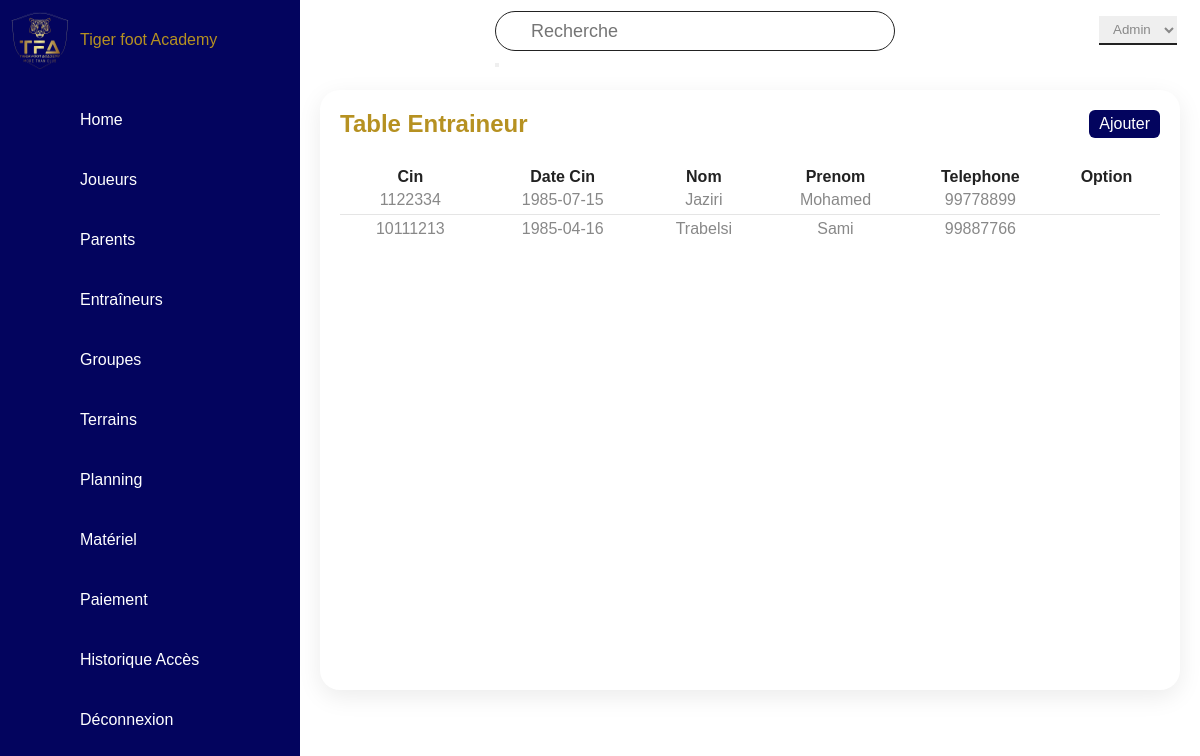
The app's page /Entraineurs.php (signed in), older data.
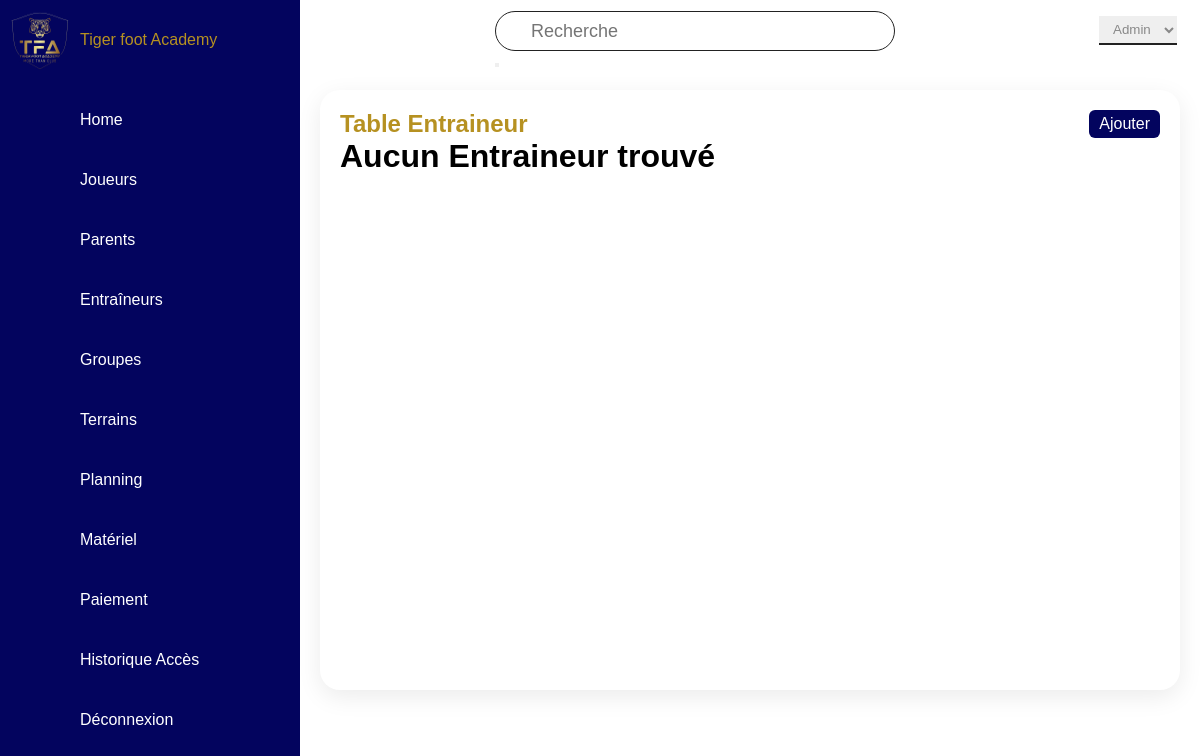
The same page, newer data.
### tables this page shows
CREATE TABLE Entraineur (
    cin INT(8) PRIMARY KEY ,
    nom VARCHAR(255) NOT NULL,
    prenom VARCHAR(255) NOT NULL,
    num_tel INT(8) Not NULL,
    date_cin DATE NOT NULL
);

### Entraineurs.php (the view, shortened to what this page needs)
<?php
require_once "connection.php";
include "navigation.php";
$sql1 = "SELECT * FROM Entraineur;";
$result1 =mysqli_query($con,$sql1);
$nb=mysqli_num_rows($result1);
?>
<!DOCTYPE html>
<html lang="en">
<head>
    <link rel="stylesheet" href="styleDashbord.css">
</head>
<body>
<div class="main">
        <div class="topbar">
            <div class="toggle"><ion-icon name="menu-outline"></ion-icon></div>
            <div class="search"><form action="rechercheEntraineur.php" method="GET">
                <input type="text" name="search" placeholder="Recherche">
                <button type="submit"><ion-icon name="search-outline"></ion-icon></button>
            </form>
        </div>
            <div class="user">
            <div class="notification"><a href="notifications.php"><ion-icon name="notifications-outline"></ion-icon></a></div>
            <div class="userType">
                    <select id="userTypeSelect">
                        <option value="admin">Admin</option>
                    </select>
                </div>
            </div>
        </div>
        <div class="detaille">
            <div class="affichageTable">
                <div class="cardHeader">
                    <h2>Table Entraineur</h2>
                    <a href="addEntraineur.php" class="btn"><ion-icon name="add-outline"></ion-icon>Ajouter</a>
                </div>
                <?php if ($nb > 0) {   ?>
                <table>
                    <thead>
                        <tr>
                            <th>Cin</th>
                            <th>Date Cin</th>
                            <th>Nom</th>
                            <th>Prenom</th>
                            <th>Telephone</th>
                            <th colspan="2">Option</th>
                        </tr>
                    </thead>
                    <TBody>
                        <?php while($row = mysqli_fetch_assoc($result1)) { ?>
                        <tr>
                            <td align="center"><?php echo $row["cin"]; ?></td>
                            <td align="center"><?php echo $row["date_cin"]; ?></td>
                            <td align="center"><?php echo $row["nom"]; ?></td>
                            <td align="center"><?php echo $row["prenom"]; ?></td>
                            <td align="center"><?php echo $row["num_tel"]; ?></td>
                            <td align="center"><a onclick="return confirm('Êtes-vous sûr de vouloir modifier cet Entraineur ?')" href="editEntraineur.php?cin=<?php echo ($row["cin"]);?>"><ion-icon name="create-outline"></ion-icon></a></td>
                            <td align="center"><a onclick="return confirm('Êtes-vous sûr de vouloir supprimer cet Entraineur ?')" href="deleteEntraineur.php?cin=<?php echo($row["cin"]); ?>"><ion-icon name="trash-outline"></ion-icon></a></td>
                        </tr>
                        <?php } ?>
                    </TBody>
                </table>
            </div>
            <?php }
                else {?>
            <div class="jumbotron">
                <h1>Aucun Entraineur trouvé</h1>
            </div>
            <?php } ?>
        </div>
    </div>
</body>
</html>

### navigation.php (shortened to what this page needs)
<!DOCTYPE html>
<html lang="en">
<head>
    <link rel="stylesheet" href="styleDashbord.css">
</head>
<body>
    <div class="container">
        <div class="navigation">
            <ul>
                <li><a href="dashbord1.php"><span class="icon"><img src="./img/logo-removebg.png"></span><span class="title">Tiger foot Academy</span></a></li>
                <li><a href="dashbord1.php"><span class="icon"><ion-icon name="home-outline"></ion-icon></span><span class="title">Home</span></a></li>
                <li><a href="Joueurs.php"><span class="icon"><ion-icon name="accessibility-outline"></ion-icon></span><span class="title">Joueurs</span></a></li>
                <li><a href="Parents.php"><span class="icon"><ion-icon name="people-outline"></ion-icon></span><span class="title">Parents</span></a></li>
                <li><a href="Entraineurs.php"><span class="icon"><ion-icon name="person-outline"></ion-icon></span><span class="title">Entraîneurs</span></a></li>
                <li><a href="Groupes.php"><span class="icon"><ion-icon name="medal-outline"></ion-icon></span><span class="title">Groupes</span></a></li>
                <li><a href="Terrains.php"><span class="icon"><ion-icon name="cash-outline"></ion-icon></span><span class="title">Terrains</span></a></li>
                <li><a href="Planning.php"><span class="icon"><ion-icon name="today-outline"></ion-icon></span><span class="title">Planning</span></a></li>
                <li><a href="Materiel.php"><span class="icon"><ion-icon name="football-outline"></ion-icon></span><span class="title">Matériel</span></a></li>
                <li><a href="Paiement.php"><span class="icon"><ion-icon name="wallet-outline"></ion-icon></span><span class="title">Paiement</span></a></li>
                <li><a href="HistoriqueAcces.php"><span class="icon"><ion-icon name="checkmark-done-outline"></ion-icon></span><span class="title">Historique Accès</span></a></li>
                <li><a href="logout.php"><span class="icon"><ion-icon name="power-outline"></ion-icon></span><span class="title">Déconnexion</span></a></li>
            </ul>
        </div>
    </div>
</body>
</html>

### styleDashbord.css (style rules this page uses)
* { font-family: "Ubuntu", sans-serif; margin: 0; padding: 0; box-sizing: border-box; }
:root { --blanc:#fff; --clair1:#caf0f8; --clair2:#ade8f4; --clair3:#90e0ef; --bleu1:#48cae4; --bleu2:#00b4d8; --bleu3:#0096c7; --fonce1:#0077b6; --fonce2:#023e8a; --fonce3:#03045e; --bordure:#ccc; --gris1:#888; --gris2:#4e4a4a; --noir:#222; --gold:#b69121; }
body { min-height: 100vh; overflow-x: hidden; }
.container { position: relative; width: 100%; }
.navigation { position: fixed; width: 300px; height: 100%; background-color:var(--fonce3) ; border-left:10px solid var(--fonce3) ; transform: 0.5s; overflow: hidden; }
.navigation ul { position: absolute; top: 0; left: 0; width: 100%; }
.navigation ul li { position: relative; width: 100%; list-style: none; border-top-left-radius: 30px; border-bottom-left-radius: 30px; }
.navigation ul li:nth-child(1) { margin-bottom: 20px; pointer-events: none; }
.navigation ul li a { position: relative; display: block; width: 100%; display: flex; text-decoration: none; color: var(--blanc); }
.navigation ul li:nth-child(1) a { color: var(--gold); margin-top: 10px; }
.navigation ul li a img { position: relative; display: block; min-width:60px; height: 60px; }
.navigation ul li a .icon { position: relative; display: block; min-width:60px; height: 60px; line-height: 75px; text-align: center; }
.navigation ul li a .title { position: relative; display: block; padding: 0 10px; height: 60px; line-height: 60px; text-align: start; white-space: nowrap; }
.main { position: absolute; width: calc(100% - 300px); left: 300px; min-height: 100vh; background-color: var(--blanc); transition: 0.5s;; }
.topbar { width: 100%; height: 60px; display: flex; justify-content: space-between; align-items: center; padding: 0 10px; }
.toggle { position: relative; width: 60px; height: 60px; display: flex; justify-content: center; align-items: center; font-size: 2.5rem; cursor: pointer; }
.search { position: relative; width:400px ; margin:0 10px ; }
.search form { margin-top: 20px; position: relative; width: 100%; }
.search form input { width: 100%; height: 40px; border-radius:40px; padding: 5px 20px; padding-left:35px ; font-size:18px; outline: none; border: 1px solid var(--noir); }
.user { position: relative; width: 150px; height: 50px; margin: 0 10px; display: flex; justify-content: space-around; align-items: center; }
.notification { position: relative; width: 60px; height: 100%; display: flex; justify-content: center; align-items: center; font-size: 2.5rem; cursor: pointer; }
.userType select { position: relative; width: 100%; padding: 5px 10px; color: var(--gris1); border: none; border-bottom: 2px solid var(--noir); }
.detaille { position: relative; width: 100%; padding: 20px; display: grid; grid-template-columns: 2fr ; grid-gap: 30px; margin-top: 10px; justify-content: center; align-items: center; }
.detaille .affichageTable { position: relative; min-height: 600px; width: 100%; background-color: var(--white); padding: 20px; box-shadow: 0 7px 25px rgba(0,0,0,0.08); border-radius: 20px; }
.detaille .cardHeader { display: flex; justify-content:space-between ; align-items: flex-start; }
.cardHeader h2 { font-weight:600 ; color: var(--gold); }
.cardHeader .btn { position: relative; padding: 5px 10px; background-color: var(--fonce3); text-decoration: none; color: var(--blanc); border-radius: 6px; }
.detaille table { width: 100%; border-collapse: collapse; margin-top: 30px; }
.detaille table thead th { font-weight: 600; color: var(--noir); }
.detaille .affichageTable table tr { color: var(--gris1); border-bottom: 1px solid rgba(0,0,0,0.1); }
.detaille .affichageTable table tr:last-child { border-bottom: none; }
.detaille .affichageTable table td { position: relative; padding: 5px; margin: 5px; }
.detaille .affichageTable table tbody tr td a:first-child { position: relative; padding: 5px; margin: 5px; text-decoration: none; color: var(--gris1); border-radius: 6px; }

Row changes from the older to the newer data that the page shows:
removed entraineur: cin "1122334", date_cin "1985-07-15", nom "Jaziri", prenom "Mohamed", num_tel "99778899"
removed entraineur: cin "10111213", date_cin "1985-04-16", nom "Trabelsi", prenom "Sami", num_tel "99887766"
Text that changed along with them:
text no longer shown: "Cin Date Cin Nom Prenom Telephone Option"
text now shown: "Aucun Entraineur trouvé"
